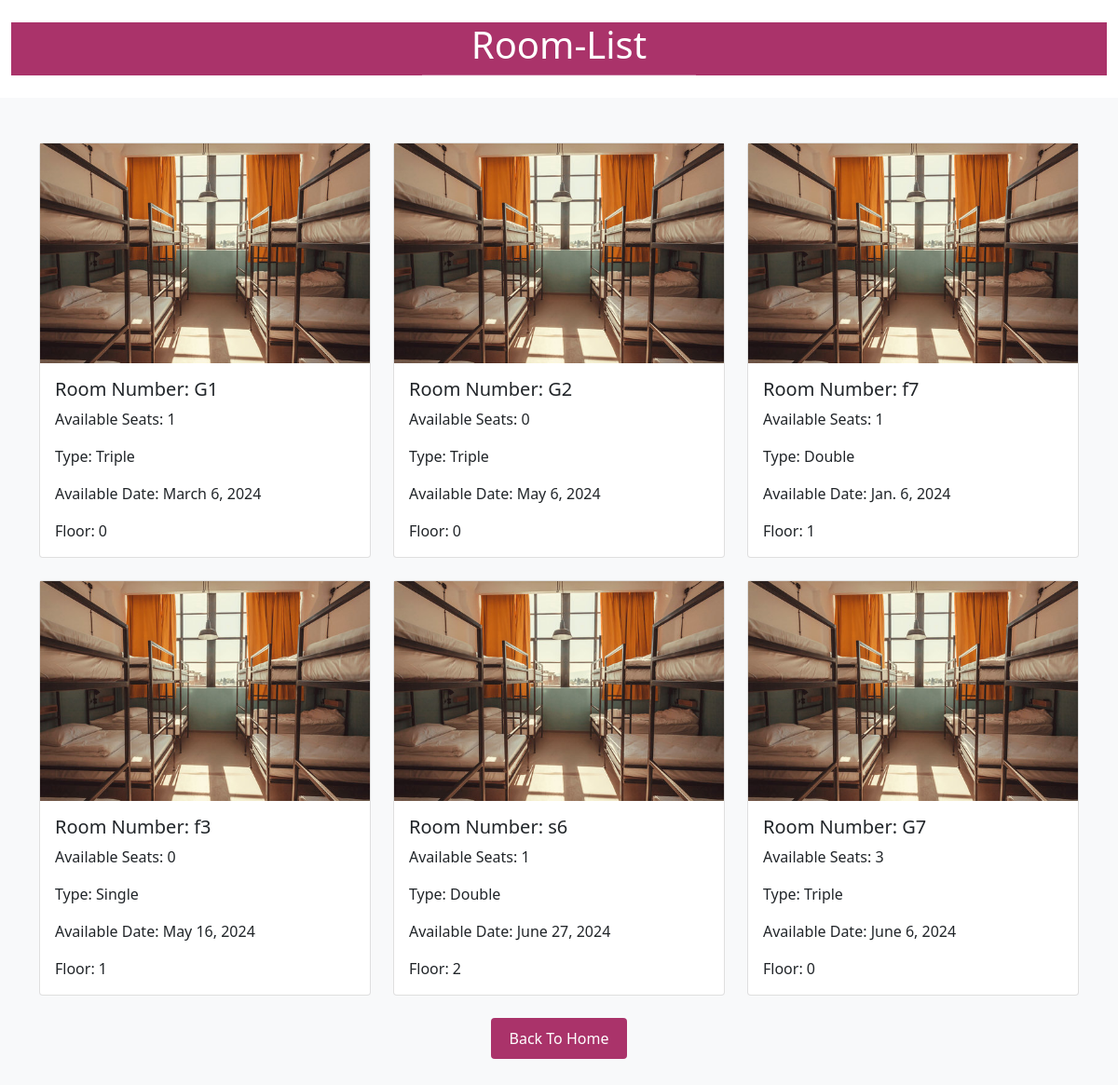
Page /room/room_list/ on the committed database.
### room/models.py (models this page shows, shortened)
class Room(models.Model):
    room_number = models.CharField(max_length=50)
    available_seat = models.IntegerField()
    TYPE_CHOICES = [
        ('single', 'Single'),
        ('double', 'Double'),
        ('triple', 'Triple'),
        ('customized', 'Customized'),
    ]
    type = models.CharField(max_length=20, choices=TYPE_CHOICES)
    available_date = models.DateField(null=True,blank=True)
    floor = models.IntegerField()

### room/views.py (the view)
# urls.py: path('room_list/', room_list, name='room_list'),
def room_list(request):
    rooms = Room.objects.all()
    return render(request, 'room_list.html', {'rooms': rooms})

### room/templates/room_list.html (shortened to what this page needs)
<!DOCTYPE html>
<html lang="en">
{% load static %}
<head>
    <link href="https://cdn.jsdelivr.net/npm/bootstrap@5.0.2/dist/css/bootstrap.min.css" rel="stylesheet">
</head>
<body>
   <div>
        <div class="container-fluid ">
            <div class="text-center my-4" style="background-color: #AA336A; color: white;">
                <h1>Room-List</h1>
                <hr class="w-25 m-auto">
            </div>
        </div>
   </div>
    <section class="services py-5 bg-light">
        <div class="container">
            <div class="row">
                {% for room in rooms %}
                <div class="col-sm-12 col-md-4 col-lg-4 col-12">
                    <div class="card mb-4">
                        <div id="carousel{{ room.room_number }}" class="carousel slide" data-bs-ride="carousel">
                            <div class="carousel-inner">
                                <div class="carousel-item active">
                                    <img src="{% static 'image/images/pg_room1.jpg' %}" class="d-block w-100" alt="Image 1">
                                </div>
                            </div>
                        </div>
                        <div class="card-body">
                            <h5 class="card-title">Room Number: {{ room.room_number }}</h5>
                            <p class="card-text">Available Seats: {{ room.available_seat }}</p>
                            <p class="card-text">Type: {{ room.get_type_display }}</p>
                            <p class="card-text">Available Date: {{ room.available_date }}</p>
                            <p class="card-text">Floor: {{ room.floor }}</p>
                        </div>
                    </div>
                </div>
                {% empty %}
                <div class="col">
                    <p>No rooms found.</p>
                </div>
                {% endfor %}
            </div>
        </div>
        <div class="text-center">
            <a href="{% url 'index'%}" class="btn-custom">Back To Home</a>
        </div>
    </section>
</body>
</html>

### room/templates/room_list.html (style rules this page uses)
.btn-custom { background-color: #AA336A; color: white; padding: 10px 20px; font-size: 16px; border: none; border-radius: 4px; cursor: pointer; transition: background-color 0.3s ease; text-decoration: none; display: inline-block; }

### rows in the picture
Room: room_number "G1", available_seat "1", type "Triple", available_date "March 6, 2024", floor "0"
Room: room_number "G2", available_seat "0", type "Triple", available_date "May 6, 2024", floor "0"
Room: room_number "f7", available_seat "1", type "Double", available_date "Jan. 6, 2024", floor "1"
Room: room_number "f3", available_seat "0", type "Single", available_date "May 16, 2024", floor "1"
Room: room_number "s6", available_seat "1", type "Double", available_date "June 27, 2024", floor "2"
Room: room_number "G7", available_seat "3", type "Triple", available_date "June 6, 2024", floor "0"
